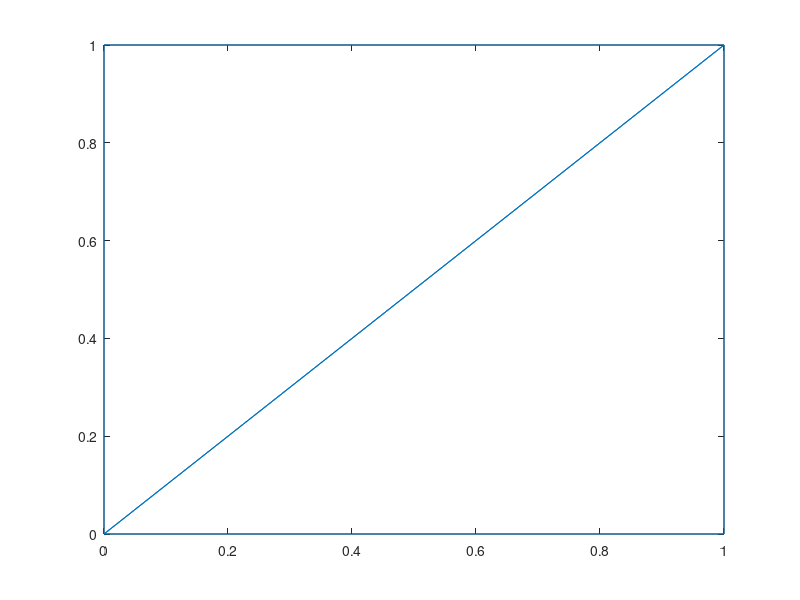

Here is the MATLAB script that generated this plot: (Note: this script raises an error after producing the figure.)
% trimesh: triangular mesh plot. Builds a patch from a connectivity matrix T
% and vertex coordinates, returning a patch handle.

% Two triangles sharing an edge (a unit square split along the diagonal).
x = [0; 1; 1; 0];
y = [0; 0; 1; 1];
T = [1 2 3; 1 3 4];

% Default colors (per the docs): light-gray faces, black edges.
h = trimesh(T, x, y);
assert(isequal(h.FaceColor, [0.85 0.85 0.85]), 'default FaceColor light gray');
assert(isequal(h.EdgeColor, [0 0 0]), 'default EdgeColor black');

% Explicit FaceColor/EdgeColor name-value pairs (the DistMesh idiom).
h2 = trimesh(T, x, y, 'FaceColor', [0.8 0.9 1], 'EdgeColor', 'k');
assert(isequal(h2.FaceColor, [0.8 0.9 1]), 'FaceColor name-value');
assert(isequal(h2.EdgeColor, [0 0 0]), 'EdgeColor "k" -> black');

% 3-D form with a z coordinate, plus a line-width property.
z = [0; 0; 1; 1];
h3 = trimesh(T, x, y, z, 'LineWidth', 2);
assert(h3.LineWidth == 2, 'LineWidth name-value');

% The DistMesh call shape: z = zeros, explicit colors as the 4th+ args.
trimesh(T, x, y, 0*x, 'facecolor', [0.8 0.9 1], 'edgecolor', 'k');

disp('SUCCESS');
